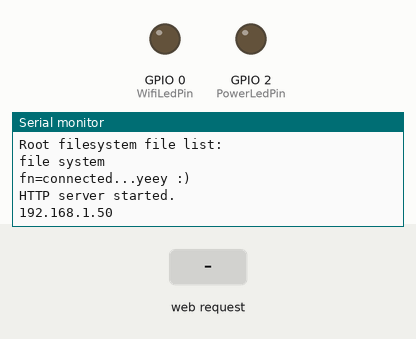
The sketch below on a simulated ESP8266 (Wemos D1 mini). Parts: output pins drawn as LEDs (lit = HIGH), the last lines printed to the serial monitor. The test bench sets the inputs (shaded band). WiFi joins after 1.5 s; servers stay silent unless stated; storage starts empty.

Above: at 2.7 s.
2.8 s: HTTP request GET / received
At 3.5 s:
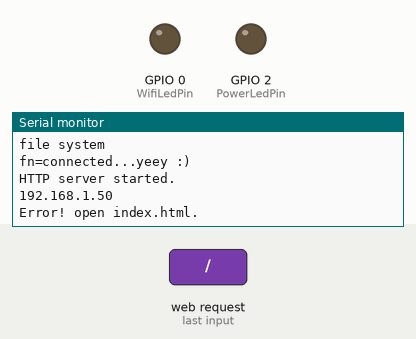
4.3 s: HTTP request GET /pwn_on received
At 5.5 s:
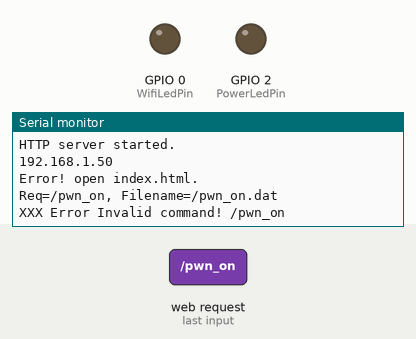
5.8 s: HTTP request GET /pwn_off received
At 6.9 s:
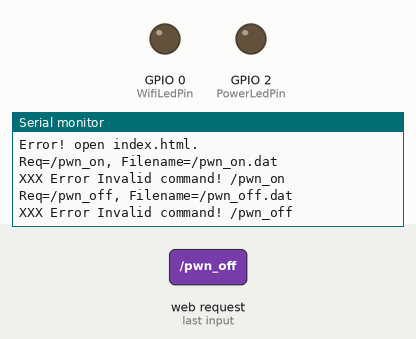

Measured:
- after the input at 2.8 s, the serial monitor: prints a new line at once (image 1)
- after the input at 4.3 s, the serial monitor: prints a new line at once (image 2)
- after the input at 5.8 s, the serial monitor: prints a new line at once (image 3)

The sketch:

viewsonic.ino
```cpp
#include <NTPClient.h>

/*
  Start auto wifi configure page
  display index.html (webserver)
  do action for ViewSonic control by software serial.
  Ç°Ò»¶ÎÊ±¼ä£¬ ¼ÒÀï²É¹ºÁËÒ»¸ö ViewSonic µÄ¼ÒÓÃÍ¶Ó°ÒÇ£¬ ÐÍºÅ£ºPX727-4K/PX747-4K, ÕâÊÇÒ»¸ö4KµÄ¼ÒÓÃÍ¶Ó°£¬¿´µçÓ°Ð§¹û»¹¿ÉÒÔ£¬ Î¨Ò»ÒÅº¶µÄÊÇ²»Ö§³ÖÍøÂç¡£
  ÔÄ¶ÁËµÃ÷ÊéÒÔºó£¬·¢ÏÖÀïÃæÓÐ´®¿Ú¿ØÖÆµÄÐÅÏ¢¡£ÓÚÊÇÍ»·¢ÆæÏë£¬ÓÃesp8266 ÊµÏÖÔ¶³Ì¿ØÖÆ£¬Æñ²»ÊÇºÜºÃ¡£
Ëµ¸É¾Í¸É¡£Ó²¼þ¿ò¼Ü£º esp8266 nodemcu Ò»¿é£¬´®¿Úµ÷ÊÔÆ÷Ò»¿é¡£arduino ¿ª·¢»·¾³Ò»¸ö¡£
ÆäÖÐ Nodemcu +5V£¬Gnd ¹Ü½ÅÁ¬½ÓÒ»¸öusbÓÃÓÚÄ£¿é¹©µç£¬Î´À´Ö±½Ó²åÍ¶Ó°ÒÇ±³ÃæµÄusb¿Ú£¬Èí¼þÊµÏÖ¸½¼þ´®¿Ú£¬ ×Ô´øµÄusbÓÃÓÚµ÷ÊÔ¡£
ÊµÏÖË¼Â·£º
1£ºÊ¹ÓÃ Wifimanager ¿â£¬Í¨¹ýÅäÖÃSSID/PasswordÁ¬½Ó¼ÒÍ¥ÍøÂç
2£ºÁ¬½Ó³É¹¦ºóÌá¹©web·þÎñ£¬Í¨¹ý²»Í¬µÄurl·¢ËÍÇëÇó¸ø8266¡£
3£º¸ù¾ÝÇëÇó£¬´ò¿ª8266ÏàÓ¦µÄÊý¾ÝÎÄ¼þ£¨ÆäÊµ¾ÍÊÇ¿ØÖÆÖ¸Áî£©
4£º°Ñ¶Áµ½µÄÊý¾Ý·¢ËÍ¸øÐéÄâ´®¿ÚÖÁÍ¶Ó°ÒÇ£¬ÊµÏÖ×Ô¶¯»¯¿ØÖÆ¡£
5: After
6: Ê¹ÓÃ¼ÒÀïµÄ domoticz IOT Èí¼þ¼¯³É£¬ ÊµÏÖ»ùÓÚ»¥ÁªÍøµÄÎïÁªÍø¿ØÖÆ¡£
·Ï»°²»¶àËµÁË£¬ Ö±½ÓÉÏÔ´Âë£º ÓÐÐËÈ¤µÄÅóÓÑ¿ÉÒÔ½»Á÷Ò»ÏÂ£º

*/

#include <DNSServer.h>
#include <ESP8266WebServer.h>
#include <WiFiManager.h>          //https://github.com/tzapu/WiFiManager
#include <ESP8266mDNS.h>
#include <SoftwareSerial.h>
#include <FS.h>   // file system

#define BAUD_RATE 9600
#define WifiLedPin 0
#define PowerLedPin 2     // D4 on NodeMCU and WeMos. Controls the onboard LED.

ESP8266WebServer server ( 80 );         //https://links2004.github.io/Arduino/d3/d58/class_e_s_p8266_web_server.html
SoftwareSerial swSer(14, 12, false, 256); // softwareSerial, for NodeMCU, GPIO 14&15, pin D5,D6

void configModeCallback (WiFiManager *myWiFiManager) {
  Serial.println("Entered config mode");
  Serial.println(WiFi.softAPIP());
  //if you used auto generated SSID, print it
  Serial.println(myWiFiManager->getConfigPortalSSID());
}

void setup() {
  Serial.begin(9600);
  swSer.begin(9600);
  delay(50);
  pinMode(PowerLedPin, OUTPUT);
  pinMode(WifiLedPin, OUTPUT);
  digitalWrite(PowerLedPin, LOW);
  Serial.setDebugOutput(true);
  // list files:
  SPIFFS.begin();
  Serial.println("Root filesystem file list:");
  String str = "file system\r\nfn=";
  Dir dir = SPIFFS.openDir("/");
  while (dir.next()) {
    str += dir.fileName();
    str += "\tsize=";
    str += dir.fileSize();
    str += "\r\n";
  }
  Serial.print(str);

  WiFiManager wifiManager;
  wifiManager.setAPCallback(configModeCallback);

  if (!wifiManager.autoConnect()) {
    Serial.println("failed to connect and hit timeout");
    //reset and try again, or maybe put it to deep sleep
    ESP.reset();
    delay(1000);
  }

  //if you get here you have connected to the WiFi
  digitalWrite(WifiLedPin, LOW);
  Serial.println("connected...yeey :)");

  // define webserver struct.
  server.on ( "/", handleRoot );
  server.on("/logo.jpg", []() {
    LoadImage("/logo.jpg", "application/x-jpg");
  });
  server.on ( "/hello", []() {
    server.send ( 200, "text/plain", "Hello world, Just test command" );
  } );
  server.on("/pwn_on", command);
  server.on("/pwn_off", command);
  server.on("/source_comp", command);
  server.on("/source_hdmi1", command);
  server.on("/source_hdmi2", command);
  server.on("/reset", command);
  server.on("/view_1",command);
  server.on("/view_2",command);
  server.on("/vier_3",command);
  server.on("/view_4",command);
  server.on("/msg_on",command);
  server.on("/msg_off",command);
  server.on("/autoscan_on",command);
  server.on("/autoscan_off",command);
  server.on("/mute_on",command);
  server.on("/mute_off",command);
  server.on("/volume_up",command);
  server.on("/volume_down",command);
  server.on("/lang_eng",command);
  server.on("/lang_cn",command);
  server.on("/cec_on",command);
  server.on("/cec_off",command);
  server.onNotFound ( handleNotFound );

  server.begin();  // start listen
  MDNS.addService("http", "tcp", 80);
  Serial.println ( "HTTP server started." );
  // Print the IP address
  Serial.println(WiFi.localIP());

}

void loop() {
  // put your main code here, to run repeatedly:
  // Check if a client has connected
  server.handleClient();
  yield(); // wait until client end;

}

void LoadImage(String path, String Type) {
  if ( SPIFFS.exists(path)) {
    File file = SPIFFS.open(path, "r");
    server.streamFile(file, Type);
    file.close();
  }
  yield();
}
void command() {
  /* General request analynes */
  // Document @ https://github.com/esp8266/Arduino/tree/master/libraries/ESP8266WebServer
  // https://links2004.github.io/Arduino/d3/d58/class_e_s_p8266_web_server.html
  String Req="";
  char c;
  Req=server.uri();

  Serial.println("Req=" + Req + ", Filename=" + Req + ".dat");
  if ( SPIFFS.exists(Req+".dat")) {
    File file = SPIFFS.open(Req+".dat", "r");
    while (file.available()) {
      c=char(file.read());
      swSer.write(c);
    }
    file.close();
    Serial.println("-->End write data");
    server.send(200, "text/plain", "Okey, command "+Req+" had been send to control!");
  } else {
    Serial.println("XXX Error Invalid command! " + Req );
    handleNotFound();
  }
   yield();
}
/*
void pwn_on() {
  Serial.println("-->power on");
  char cmd[10] = {0x06, 0x14, 0x00, 0x04, 0x00, 0x34, 0x11, 0x00, 0x00, 0x5D};
  char ch,ret[16];
  swSer.write(cmd, 10);
  server.send(200, "text/plain", "Ok send [Power ON] command to softwareSerial.");
  delay(500);

  while (swSer.available()>0) {
    ch=swSer.read();
  }
  Serial.println(ret);
  Serial.println("-->Done.");
  yield();
}

*/
void handleRoot() {
  // char temp[4096]; // index.html max size=4K
  int sec = millis() / 1000;
  int min = sec / 60;
  int hr = min / 60;

  String xhtml;
  File fp = SPIFFS.open("/index.html", "r");
  if (!fp) {
    Serial.println("Error! open index.html.");
  }
  else {
    while (fp.available()) {
      xhtml += char(fp.read());
    }
    fp.close();
    //Serial.print(xhtml);
  }
  server.send(200, "text/html", xhtml.c_str());

  //server.send(200,"text/html",html);
  //snprintf ( temp, 4096, html.c_str(), hr, min % 60, sec % 60 );
  //server.send ( 200, "text/html", temp );
  yield();
  return;
}

void handleNotFound()
{
  // print error information DEBUG
  String message = "File Not Found\n\n";
  message += "URI: ";
  message += server.uri();
  message += "\nMethod: ";
  message += ( server.method() == HTTP_GET ) ? "GET" : "POST";
  message += "\nArguments: ";
  message += server.args();
  message += "\n";

  for ( uint8_t i = 0; i < server.args(); i++ ) {
    message += " " + server.argName ( i ) + ": " + server.arg ( i ) + "\n";
  }
  server.send ( 404, "text/plain", message );
   yield();
}
```
